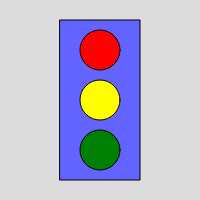
Frame 1 (no input)
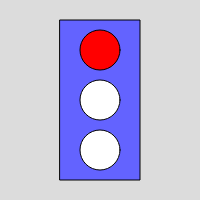
Frame 60 (no input)
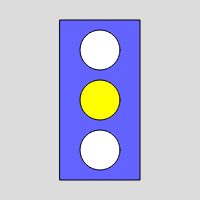
Frame 120 (the mouse pressed at the canvas centre since frame 60)

The p5.js sketch that drew these frames (run headless with seeded random() and noise() and a simulated clock; from frame 60 on, the mouse is pressed at the canvas centre):

// p5.js sketch
// ── sketch.js
   //made by aditya 
          //hope you enjoy :D



let redLight = 'red'
let yellowLight = 'yellow'
let greenLight = 'green'

function setup() {
  createCanvas(200,200)
}
                
function draw() {
  background(220);
  rectMode(CENTER)
  fill(99,99,999);
  rect(width / 2, height / 2, 80, 160);

  fill(redLight)
  ellipse(width / 2, height / 2 - 50, 40, 40)

  fill(yellowLight)
  ellipse(width / 2, height / 2, 40)

  fill(greenLight)
  ellipse(width / 2, height / 2 + 50, 40, 40)

                   


  if (mouseY < height/3) {
  redLight ='red'
  yellowLight = 'white'
  greenLight = 'white'
  
  }
  else if (mouseY < height * 2/3) {
  redLight ='white'
  yellowLight = 'yellow'
  greenLight = 'white'
  }
    else if (mouseY < height) {
  redLight ='white'
  yellowLight = 'white'
  greenLight = 'green'
  }
}
